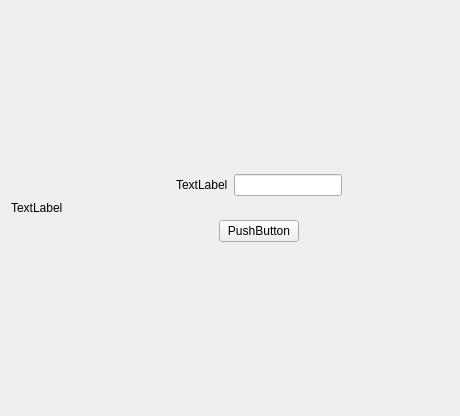
<?xml version="1.0" encoding="UTF-8"?>
<ui version="4.0">
 <class>End</class>
 <widget class="QWidget" name="End">
  <property name="geometry">
   <rect>
    <x>0</x>
    <y>0</y>
    <width>460</width>
    <height>416</height>
   </rect>
  </property>
  <property name="windowTitle">
   <string>Form</string>
  </property>
  <property name="windowIcon">
   <iconset resource="logo.qrc">
    <normaloff>:/0005018327188690_b.jpg</normaloff>:/0005018327188690_b.jpg</iconset>
  </property>
  <layout class="QGridLayout" name="gridLayout">
   <item row="0" column="1">
    <spacer name="horizontalSpacer_3">
     <property name="orientation">
      <enum>Qt::Horizontal</enum>
     </property>
     <property name="sizeHint" stdset="0">
      <size>
       <width>40</width>
       <height>20</height>
      </size>
     </property>
    </spacer>
   </item>
   <item row="0" column="2">
    <widget class="QWidget" name="widget_4" native="true">
     <layout class="QVBoxLayout" name="verticalLayout">
      <item>
       <spacer name="verticalSpacer">
        <property name="orientation">
         <enum>Qt::Vertical</enum>
        </property>
        <property name="sizeHint" stdset="0">
         <size>
          <width>20</width>
          <height>40</height>
         </size>
        </property>
       </spacer>
      </item>
      <item>
       <widget class="QWidget" name="widget" native="true">
        <layout class="QHBoxLayout" name="horizontalLayout">
         <item>
          <widget class="QLabel" name="label">
           <property name="text">
            <string>TextLabel</string>
           </property>
          </widget>
         </item>
         <item>
          <widget class="QLineEdit" name="lineEdit"/>
         </item>
        </layout>
       </widget>
      </item>
      <item>
       <widget class="QWidget" name="widget_3" native="true">
        <layout class="QHBoxLayout" name="horizontalLayout_2">
         <item>
          <spacer name="horizontalSpacer">
           <property name="orientation">
            <enum>Qt::Horizontal</enum>
           </property>
           <property name="sizeHint" stdset="0">
            <size>
             <width>40</width>
             <height>20</height>
            </size>
           </property>
          </spacer>
         </item>
         <item>
          <widget class="QPushButton" name="pushButton">
           <property name="text">
            <string>PushButton</string>
           </property>
          </widget>
         </item>
         <item>
          <spacer name="horizontalSpacer_2">
           <property name="orientation">
            <enum>Qt::Horizontal</enum>
           </property>
           <property name="sizeHint" stdset="0">
            <size>
             <width>40</width>
             <height>20</height>
            </size>
           </property>
          </spacer>
         </item>
        </layout>
       </widget>
      </item>
      <item>
       <spacer name="verticalSpacer_2">
        <property name="orientation">
         <enum>Qt::Vertical</enum>
        </property>
        <property name="sizeHint" stdset="0">
         <size>
          <width>20</width>
          <height>40</height>
         </size>
        </property>
       </spacer>
      </item>
     </layout>
    </widget>
   </item>
   <item row="0" column="3">
    <spacer name="horizontalSpacer_4">
     <property name="orientation">
      <enum>Qt::Horizontal</enum>
     </property>
     <property name="sizeHint" stdset="0">
      <size>
       <width>40</width>
       <height>20</height>
      </size>
     </property>
    </spacer>
   </item>
   <item row="0" column="0">
    <widget class="QLabel" name="gif">
     <property name="text">
      <string>TextLabel</string>
     </property>
    </widget>
   </item>
  </layout>
 </widget>
 <resources>
  <include location="logo.qrc"/>
 </resources>
 <connections/>
</ui>
